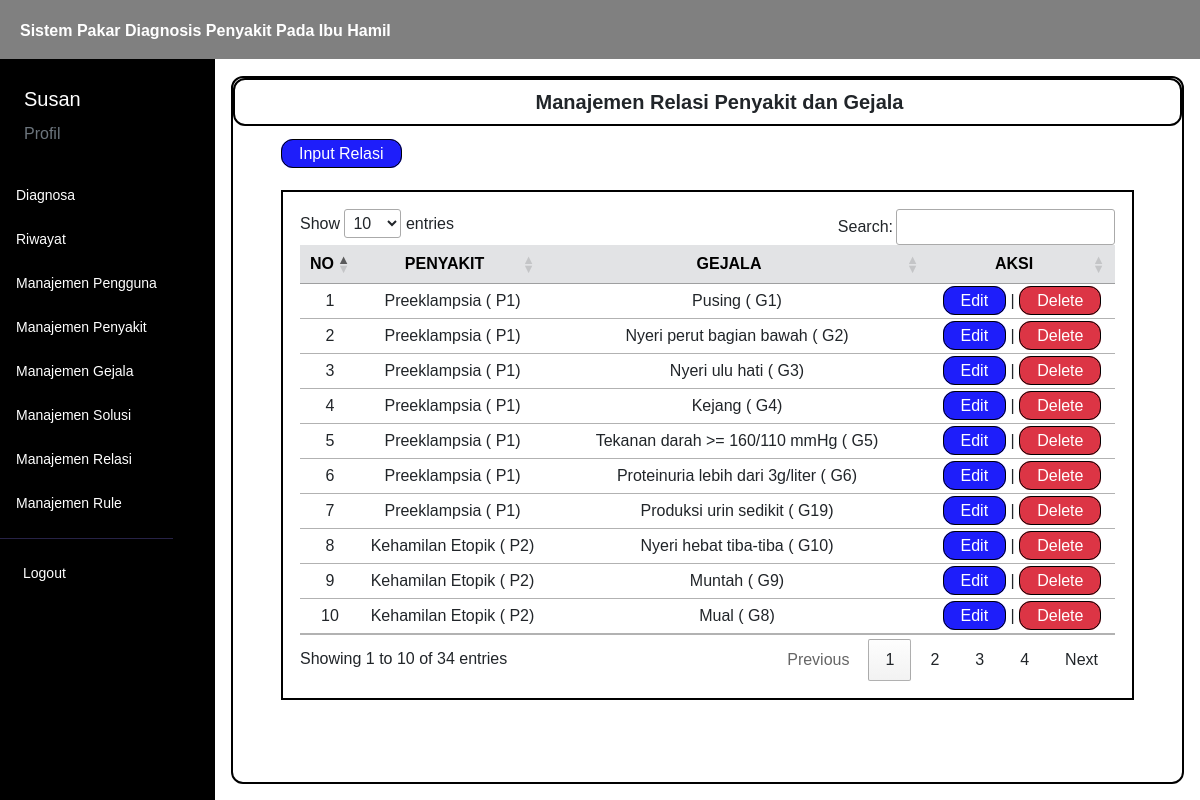
/menu/manaj_relasi.php (signed in), run on the app's committed database.
### tables this page shows
CREATE TABLE `user` (
  `iduser` int(11) NOT NULL,
  `username` varchar(50) NOT NULL,
  `password` varchar(100) NOT NULL,
  `nama` varchar(50) NOT NULL,
  `email` varchar(50) NOT NULL,
  `level` varchar(40) NOT NULL
);

CREATE TABLE `relasi_penyakit_gejala` (
  `idrelasi` int(11) NOT NULL,
  `idgejala` int(11) NOT NULL,
  `idpenyakit` int(11) NOT NULL
);

CREATE TABLE `penyakit` (
  `idpenyakit` int(11) NOT NULL,
  `kode_penyakit` varchar(45) NOT NULL,
  `nama_penyakit` varchar(50) NOT NULL,
  `deskripsi` text NOT NULL
);

CREATE TABLE `gejala` (
  `idgejala` int(11) NOT NULL,
  `kode_gejala` varchar(45) NOT NULL,
  `nama_gejala` text NOT NULL
);

### controller/main.php (called while the page is built, shortened)
<?php
$conn = mysqli_connect("localhost", "root", "", "kehamilan");
function query($query)
{
    global $conn;
    $result = mysqli_query($conn, $query);
    $rows = [];
    while ($row = mysqli_fetch_assoc($result)) {
        $rows[] = $row;
    }
    return $rows;
}
function generateRandomKey()
{
    $keyLength = 32;
    $randomBytes = openssl_random_pseudo_bytes($keyLength, $strong);
    if (!$strong) {
        $randomBytes = random_bytes($keyLength);
    }
    return base64_encode($randomBytes);
}
function enkripsi($kata)
{
    $key = generateRandomKey();
    $string = openssl_encrypt($kata, 'AES-256-CBC', $key, 0, substr($key, 0, 16));
    $hasilEnkripsi = base64_encode($key . $string);
    return $hasilEnkripsi;
}
function dekripsi($kata)
{
    $string = base64_decode($kata);
    $key = substr($string, 0, 44);
    $enkripsi = substr($string, 44);
    $hasil = openssl_decrypt($enkripsi, 'AES-256-CBC', $key, 0, substr($key, 0, 16));
    return $hasil;
}
function cari_user() {
    $id = dekripsi($_COOKIE['SPKehamilan']);
    $user = query("SELECT * FROM user WHERE iduser = $id")[0];
    return $user;
}
function validasi_admin()
{
    $id = dekripsi($_COOKIE['SPKehamilan']);
    $cek = query("SELECT * FROM user WHERE iduser = $id")[0];
}
?>

### menu/manaj_relasi.php (the view, shortened to what this page needs)
<?php
$relasi = query("SELECT * FROM relasi_penyakit_gejala ORDER BY idpenyakit");
?>
<html lang="en">
<head>
    <link href="https://cdn.jsdelivr.net/npm/bootstrap@5.3.0/dist/css/bootstrap.min.css" rel="stylesheet"
>
    <link rel="stylesheet" href="https://cdn.datatables.net/1.13.4/css/jquery.dataTables.min.css">
    <link rel="stylesheet" href="../style.css">
</head>
<body>
    <div class="content">
        <?php
        require_once('../navbar/navbar.php');
        ?>
        <div class="main-container m-0">
            <div class="d-flex">
                <?php
                require_once('../navbar/sidebar.php');
                ?>
                <div class="contents px-3 py-3">
                    <div class="box">
                        <div class="box1">
                            <h5 class="text-dark text-center mb-0 ms-4 fw-bold">
                                Manajemen Relasi Penyakit dan Gejala
                            </h5>
                        </div>
                        <div class="ms-5 mt-3">
                            <a href="../insert/relasi.php">Input Relasi</a>
                        </div>
                        <div class="tabel mt-4 mx-5">
                            <table id="example" class="table table-hover text-center">
                                <thead>
                                    <tr class="table-secondary">
                                        <th class="text-center" scope="col">NO</th>
                                        <th class="text-center" scope="col">PENYAKIT</th>
                                        <th class="text-center" scope="col">GEJALA</th>
                                        <th class="text-center" scope="col" style="width: 150px;">AKSI</th>
                                    </tr>
                                </thead>
                                <tbody>
                                    <?php
                                    $i = 1;
                                    foreach ($relasi as $r):
                                        $idpenyakit = $r['idpenyakit'];
                                        $idgejala = $r['idgejala'];
                                        $nama_penyakit = query("SELECT * FROM penyakit WHERE idpenyakit = $idpenyakit")[0];
                                        $nama_gejala = query("SELECT * FROM gejala WHERE idgejala = $idgejala")[0];
                                        ?>
                                        <tr>
                                            <td>
                                                <?= $i; ?>
                                            </td>
                                            <td>
                                                <?= $nama_penyakit['nama_penyakit']; ?> (
                                                <?= $nama_penyakit['kode_penyakit']; ?>)
                                            </td>
                                            <td>
                                                <?= $nama_gejala['nama_gejala']; ?> (
                                                <?= $nama_gejala['kode_gejala']; ?>)
                                            </td>
                                            <td>
                                                <a href="../edit/relasi.php?id=<?= enkripsi($r['idrelasi']); ?>">Edit</a> |
                                                <a href="#" class="delete bg-danger" id="delete"
                                                    onclick="confirmDelete(<?= $r['idrelasi']; ?>)">
                                                    Delete
                                                </a>
                                            </td>
                                        </tr>
                                        <?php
                                        $i++;
                                    endforeach;
                                    ?>
                                </tbody>
                            </table>
                        </div>
                    </div>
                </div>
            </div>
        </div>
    </div>
</body>
</html>

### navbar/sidebar.php (shortened to what this page needs)
<?php
validasi_admin();
?>
<div class="sidebar" id="side_nav">
    <div class="content-side">
        <div class="profil pt-4">
            <span class="text-white ms-4 fs-5">
                <?= $user['nama']; ?>
            </span>
            <div class="ms-4 mt-2">
                <a class="text-decoration-none text-secondary" href="../menu/profil.php">Profil</a>
            </div>
        </div>
        <div class="">
            <ul class="list-unstyled pt-4 fw-medium">
                <li class="">
                    <a href="../diagnosa" class="text-decoration-none d-block">
                        <span>Diagnosa</span>
                    </a>
                </li>
                <li class="">
                    <a href="../menu/riwayat.php" class="text-decoration-none d-block">
                        <span>Riwayat</span>
                    </a>
                </li>
                <li class="">
                    <a href="../menu/manaj_pengguna.php" class="text-decoration-none d-block">
                        <span>Manajemen Pengguna</span>
                    </a>
                </li>
                <li class="">
                    <a href="../menu/manaj_penyakit.php" class="text-decoration-none d-block">
                        <span>Manajemen Penyakit</span>
                    </a>
                </li>
                <li class="">
                    <a href="../menu/manaj_gejala.php" class="text-decoration-none d-block">
                        <span>Manajemen Gejala</span>
                    </a>
                </li>
                <li class="">
                    <a href="../menu/manaj_solusi.php" class="text-decoration-none d-block">
                        <span>Manajemen Solusi</span>
                    </a>
                </li>
                <li class="">
                    <a href="../menu/manaj_relasi.php" class="text-decoration-none d-block">
                        <span>Manajemen Relasi</span>
                    </a>
                </li>
                <li class="">
                    <a href="../menu/manaj_rule.php" class="text-decoration-none d-block">
                        <span>Manajemen Rule</span>
                    </a>
                </li>
            </ul>
        </div>
        <hr class="hr-color">
        <ul class="list-unstyled fw-medium pb-5">
            <li>
                <a href="../logout.php" class="text-decoration-none d-block">
                    <span>Logout</span>
                </a>
            </li>
        </ul>
    </div>
</div>

### style.css (style rules this page uses)
* { font-family: "Chakra Petch", sans-serif; }
body { background: white; margin: 0; padding: 0; border: 0; }
.content { min-height: 100vh; width: 100%; }
.sidebar { background: black; min-width: 215px; max-width: 215px; transition: all ease-in 0.3s; min-height: 100vh; }
hr.hr-color { color: #272247; opacity: 1; }
.sidebar ul { padding: 0 11px; }
.sidebar li { margin: 7px 0; }
.sidebar li a { color: white; padding: 8px 5px; font-size: 14px; margin-left: 0; }
.content-side { position: fixed; margin-top: 60px; }
.contents { width: 100%; margin-top: 60px; }
.content .contents a { border: solid black 1px; border-radius: 12px; padding: 5px 17px; background: rgb(30, 30, 250); color: #ffffff; text-decoration: none; }
.content .contents .delete { border: solid black 1px; border-radius: 12px; padding: 5px 17px; background: rgb(250, 30, 30); color: #ffffff; text-decoration: none; }
.tabel { border: solid black 2px; padding: 17px; }
.contents .tabel table thead { background-color: #272247; }
.box { border: black solid 2px; border-radius: 12px; height: 100%; }
.box1 { border: black solid 2px; border-radius: 12px; padding: 10px; }

### data on the page
user: nama "Susan"
relasi_penyakit_gejala: idpenyakit.nama_penyakit "Preeklampsia", idpenyakit.kode_penyakit "P1", idgejala.nama_gejala "Pusing", idgejala.kode_gejala "G1"
relasi_penyakit_gejala: idpenyakit.nama_penyakit "Preeklampsia", idpenyakit.kode_penyakit "P1", idgejala.nama_gejala "Nyeri perut bagian bawah", idgejala.kode_gejala "G2"
relasi_penyakit_gejala: idpenyakit.nama_penyakit "Preeklampsia", idpenyakit.kode_penyakit "P1", idgejala.nama_gejala "Nyeri ulu hati", idgejala.kode_gejala "G3"
relasi_penyakit_gejala: idpenyakit.nama_penyakit "Preeklampsia", idpenyakit.kode_penyakit "P1", idgejala.nama_gejala "Kejang", idgejala.kode_gejala "G4"
relasi_penyakit_gejala: idpenyakit.nama_penyakit "Preeklampsia", idpenyakit.kode_penyakit "P1", idgejala.nama_gejala "Tekanan darah >= 160/110 mmHg", idgejala.kode_gejala "G5"
relasi_penyakit_gejala: idpenyakit.nama_penyakit "Preeklampsia", idpenyakit.kode_penyakit "P1", idgejala.nama_gejala "Proteinuria lebih dari 3g/liter", idgejala.kode_gejala "G6"
relasi_penyakit_gejala: idpenyakit.nama_penyakit "Preeklampsia", idpenyakit.kode_penyakit "P1", idgejala.nama_gejala "Produksi urin sedikit", idgejala.kode_gejala "G19"
relasi_penyakit_gejala: idpenyakit.nama_penyakit "Kehamilan Etopik", idpenyakit.kode_penyakit "P2", idgejala.nama_gejala "Nyeri hebat tiba-tiba", idgejala.kode_gejala "G10"
relasi_penyakit_gejala: idpenyakit.nama_penyakit "Kehamilan Etopik", idpenyakit.kode_penyakit "P2", idgejala.nama_gejala "Muntah", idgejala.kode_gejala "G9"
relasi_penyakit_gejala: idpenyakit.nama_penyakit "Kehamilan Etopik", idpenyakit.kode_penyakit "P2", idgejala.nama_gejala "Mual", idgejala.kode_gejala "G8"
